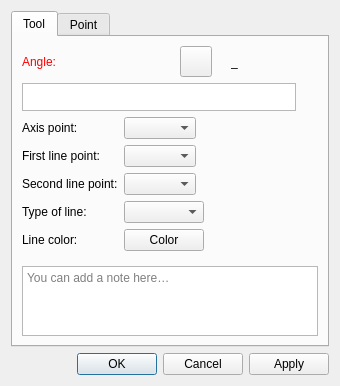
<?xml version="1.0" encoding="UTF-8"?>
<ui version="4.0">
 <class>DialogLineIntersectAxis</class>
 <widget class="QDialog" name="DialogLineIntersectAxis">
  <property name="geometry">
   <rect>
    <x>0</x>
    <y>0</y>
    <width>340</width>
    <height>363</height>
   </rect>
  </property>
  <property name="windowTitle">
   <string>Point intersect line and axis</string>
  </property>
  <property name="windowIcon">
   <iconset resource="../../../vmisc/share/resources/icon.qrc">
    <normaloff>:/icon/64x64/icon64x64.png</normaloff>:/icon/64x64/icon64x64.png</iconset>
  </property>
  <layout class="QVBoxLayout" name="verticalLayout_2">
   <item>
    <widget class="QTabWidget" name="tabWidget">
     <property name="currentIndex">
      <number>0</number>
     </property>
     <widget class="QWidget" name="tab">
      <attribute name="title">
       <string>Tool</string>
      </attribute>
      <layout class="QVBoxLayout" name="verticalLayout">
       <item>
        <layout class="QHBoxLayout" name="horizontalLayout_9">
         <item alignment="Qt::AlignLeft">
          <widget class="QLabel" name="labelEditFormula">
           <property name="sizePolicy">
            <sizepolicy hsizetype="Fixed" vsizetype="Preferred">
             <horstretch>0</horstretch>
             <verstretch>0</verstretch>
            </sizepolicy>
           </property>
           <property name="palette">
            <palette>
             <active>
              <colorrole role="WindowText">
               <brush brushstyle="SolidPattern">
                <color alpha="255">
                 <red>255</red>
                 <green>0</green>
                 <blue>0</blue>
                </color>
               </brush>
              </colorrole>
             </active>
             <inactive>
              <colorrole role="WindowText">
               <brush brushstyle="SolidPattern">
                <color alpha="255">
                 <red>255</red>
                 <green>0</green>
                 <blue>0</blue>
                </color>
               </brush>
              </colorrole>
             </inactive>
             <disabled>
              <colorrole role="WindowText">
               <brush brushstyle="SolidPattern">
                <color alpha="255">
                 <red>159</red>
                 <green>158</green>
                 <blue>158</blue>
                </color>
               </brush>
              </colorrole>
             </disabled>
            </palette>
           </property>
           <property name="text">
            <string>Angle:</string>
           </property>
          </widget>
         </item>
         <item>
          <spacer name="horizontalSpacer_2">
           <property name="orientation">
            <enum>Qt::Horizontal</enum>
           </property>
           <property name="sizeHint" stdset="0">
            <size>
             <width>40</width>
             <height>20</height>
            </size>
           </property>
          </spacer>
         </item>
         <item alignment="Qt::AlignRight">
          <widget class="QToolButton" name="toolButtonExprAngle">
           <property name="toolTip">
            <string>Formula wizard</string>
           </property>
           <property name="text">
            <string notr="true"/>
           </property>
           <property name="icon">
            <iconset resource="../../../vmisc/share/resources/icon.qrc">
             <normaloff>:/icon/light/24x24/fx.png</normaloff>:/icon/light/24x24/fx.png</iconset>
           </property>
           <property name="iconSize">
            <size>
             <width>24</width>
             <height>24</height>
            </size>
           </property>
          </widget>
         </item>
         <item alignment="Qt::AlignRight">
          <widget class="QLabel" name="label_3">
           <property name="text">
            <string/>
           </property>
           <property name="pixmap">
            <pixmap resource="../../../vmisc/share/resources/icon.qrc">:/icon/light/24x24/equal.png</pixmap>
           </property>
          </widget>
         </item>
         <item alignment="Qt::AlignRight">
          <widget class="QLabel" name="labelResultCalculation">
           <property name="sizePolicy">
            <sizepolicy hsizetype="Fixed" vsizetype="Preferred">
             <horstretch>0</horstretch>
             <verstretch>0</verstretch>
            </sizepolicy>
           </property>
           <property name="minimumSize">
            <size>
             <width>87</width>
             <height>0</height>
            </size>
           </property>
           <property name="toolTip">
            <string>Value</string>
           </property>
           <property name="text">
            <string notr="true">_</string>
           </property>
          </widget>
         </item>
        </layout>
       </item>
       <item>
        <layout class="QHBoxLayout" name="horizontalLayout_10">
         <item>
          <widget class="VPlainTextEdit" name="plainTextEditFormula">
           <property name="sizePolicy">
            <sizepolicy hsizetype="Expanding" vsizetype="Preferred">
             <horstretch>0</horstretch>
             <verstretch>0</verstretch>
            </sizepolicy>
           </property>
           <property name="maximumSize">
            <size>
             <width>16777215</width>
             <height>28</height>
            </size>
           </property>
           <property name="baseSize">
            <size>
             <width>4</width>
             <height>0</height>
            </size>
           </property>
           <property name="toolTip">
            <string>Calculation</string>
           </property>
           <property name="tabChangesFocus">
            <bool>true</bool>
           </property>
           <property name="lineWrapMode">
            <enum>QPlainTextEdit::NoWrap</enum>
           </property>
          </widget>
         </item>
         <item>
          <widget class="QPushButton" name="pushButtonGrowLengthAngle">
           <property name="maximumSize">
            <size>
             <width>16</width>
             <height>16</height>
            </size>
           </property>
           <property name="toolTip">
            <string>&lt;html&gt;&lt;head/&gt;&lt;body&gt;&lt;p&gt;Show full calculation in message box&lt;/p&gt;&lt;/body&gt;&lt;/html&gt;</string>
           </property>
           <property name="text">
            <string notr="true"/>
           </property>
           <property name="icon">
            <iconset theme="go-down"/>
           </property>
           <property name="iconSize">
            <size>
             <width>16</width>
             <height>16</height>
            </size>
           </property>
           <property name="flat">
            <bool>true</bool>
           </property>
          </widget>
         </item>
        </layout>
       </item>
       <item>
        <layout class="QFormLayout" name="formLayout">
         <property name="fieldGrowthPolicy">
          <enum>QFormLayout::ExpandingFieldsGrow</enum>
         </property>
         <item row="0" column="0">
          <widget class="QLabel" name="labelAxisPoint">
<property name="visible">
           <bool>false</bool>
           </property>
           <property name="sizePolicy">
            <sizepolicy hsizetype="Preferred" vsizetype="Preferred">
             <horstretch>0</horstretch>
             <verstretch>0</verstretch>
            </sizepolicy>
           </property>
           <property name="text">
            <string>Axis point:</string>
           </property>
          </widget>
         </item>
         <item row="0" column="1">
          <widget class="QComboBox" name="comboBoxAxisPoint">
<property name="visible">
           <bool>false</bool>
           </property>
           <property name="toolTip">
            <string>Axis Point</string>
           </property>
          </widget>
         </item>
         <item row="1" column="0">
          <widget class="QLabel" name="labelFirstLinePoint">
<property name="visible">
           <bool>false</bool>
           </property>
           <property name="sizePolicy">
            <sizepolicy hsizetype="Preferred" vsizetype="Preferred">
             <horstretch>0</horstretch>
             <verstretch>0</verstretch>
            </sizepolicy>
           </property>
           <property name="text">
            <string>First line point:</string>
           </property>
          </widget>
         </item>
         <item row="1" column="1">
          <widget class="QComboBox" name="comboBoxFirstLinePoint">
<property name="visible">
           <bool>false</bool>
           </property>
           <property name="toolTip">
            <string>First point of line</string>
           </property>
          </widget>
         </item>
         <item row="2" column="0">
          <widget class="QLabel" name="labelSecondLinePoint">
<property name="visible">
           <bool>false</bool>
           </property>
           <property name="sizePolicy">
            <sizepolicy hsizetype="Preferred" vsizetype="Preferred">
             <horstretch>0</horstretch>
             <verstretch>0</verstretch>
            </sizepolicy>
           </property>
           <property name="text">
            <string>Second line point:</string>
           </property>
          </widget>
         </item>
         <item row="2" column="1">
          <widget class="QComboBox" name="comboBoxSecondLinePoint">
<property name="visible">
           <bool>false</bool>
           </property>
           <property name="toolTip">
            <string>Second point of line</string>
           </property>
          </widget>
         </item>
         <item row="3" column="0">
          <widget class="QLabel" name="label_7">
           <property name="text">
            <string>Type of line:</string>
           </property>
          </widget>
         </item>
         <item row="3" column="1">
          <widget class="QComboBox" name="comboBoxLineType">
           <property name="minimumSize">
            <size>
             <width>80</width>
             <height>0</height>
            </size>
           </property>
           <property name="maximumSize">
            <size>
             <width>110</width>
             <height>16777215</height>
            </size>
           </property>
           <property name="toolTip">
            <string>Show line from first point to this point</string>
           </property>
           <property name="iconSize">
            <size>
             <width>80</width>
             <height>14</height>
            </size>
           </property>
          </widget>
         </item>
         <item row="4" column="0">
          <widget class="QLabel" name="label">
           <property name="text">
            <string>Line color:</string>
           </property>
          </widget>
         </item>
         <item row="4" column="1">
          <widget class="VPE::QtColorPicker" name="pushButtonLineColor">
           <property name="text">
            <string notr="true">Color</string>
           </property>
          </widget>
         </item>
        </layout>
       </item>
       <item>
        <spacer name="verticalSpacer">
         <property name="orientation">
          <enum>Qt::Vertical</enum>
         </property>
         <property name="sizeHint" stdset="0">
          <size>
           <width>20</width>
           <height>40</height>
          </size>
         </property>
        </spacer>
       </item>
       <item>
        <layout class="QHBoxLayout" name="notesSeparatorLayout">
         <property name="leftMargin"><number>33</number></property>
         <property name="rightMargin"><number>33</number></property>
         <item>
          <widget class="QFrame" name="notesSeparator">
           <property name="minimumSize"><size><width>0</width><height>1</height></size></property>
           <property name="maximumSize"><size><width>16777215</width><height>1</height></size></property>
          </widget>
         </item>
        </layout>
       </item>
       <item>
        <widget class="QPlainTextEdit" name="plainTextEditToolNotes">
         <property name="placeholderText"><string>You can add a note here…</string></property>
         <property name="maximumSize"><size><width>16777215</width><height>100</height></size></property>
        </widget>
       </item>
      </layout>
     </widget>
     <widget class="QWidget" name="tab_2">
      <attribute name="title">
       <string>Point</string>
      </attribute>
      <layout class="QFormLayout" name="formLayoutPoint">
       <property name="fieldGrowthPolicy">
        <enum>QFormLayout::ExpandingFieldsGrow</enum>
       </property>
       <item row="0" column="0">
        <widget class="QLabel" name="labelEditNamePoint">
         <property name="sizePolicy">
          <sizepolicy hsizetype="Preferred" vsizetype="Preferred">
           <horstretch>0</horstretch>
           <verstretch>0</verstretch>
          </sizepolicy>
         </property>
         <property name="text">
          <string>Point name:</string>
         </property>
        </widget>
       </item>
       <item row="0" column="1">
        <widget class="QLineEdit" name="lineEditNamePoint">
         <property name="sizePolicy">
          <sizepolicy hsizetype="Expanding" vsizetype="Fixed">
           <horstretch>0</horstretch>
           <verstretch>0</verstretch>
          </sizepolicy>
         </property>
         <property name="toolTip">
          <string>Unique label</string>
         </property>
         <property name="placeholderText">
          <string>Choose unique label.</string>
         </property>
        </widget>
       </item>
      </layout>
     </widget>
    </widget>
   </item>
   <item>
    <widget class="QDialogButtonBox" name="buttonBox">
     <property name="orientation">
      <enum>Qt::Horizontal</enum>
     </property>
     <property name="standardButtons">
      <set>QDialogButtonBox::Apply|QDialogButtonBox::Cancel|QDialogButtonBox::Ok</set>
     </property>
    </widget>
   </item>
  </layout>
 </widget>
 <customwidgets>
  <customwidget>
   <class>VPE::QtColorPicker</class>
   <extends>QPushButton</extends>
   <header>../vpropertyexplorer/qtcolorpicker.h</header>
  </customwidget>
  <customwidget>
   <class>VPlainTextEdit</class>
   <extends>QPlainTextEdit</extends>
   <header>../vwidgets/vplaintextedit.h</header>
  </customwidget>
 </customwidgets>
 <tabstops>
  <tabstop>plainTextEditFormula</tabstop>
  <tabstop>pushButtonGrowLengthAngle</tabstop>
  <tabstop>comboBoxAxisPoint</tabstop>
  <tabstop>comboBoxFirstLinePoint</tabstop>
  <tabstop>comboBoxSecondLinePoint</tabstop>
  <tabstop>lineEditNamePoint</tabstop>
  <tabstop>comboBoxLineType</tabstop>
  <tabstop>buttonBox</tabstop>
 </tabstops>
 <resources>
  <include location="../../../vmisc/share/resources/icon.qrc"/>
 </resources>
 <connections>
  <connection>
   <sender>buttonBox</sender>
   <signal>accepted()</signal>
   <receiver>DialogLineIntersectAxis</receiver>
   <slot>accept()</slot>
   <hints>
    <hint type="sourcelabel">
     <x>248</x>
     <y>254</y>
    </hint>
    <hint type="destinationlabel">
     <x>157</x>
     <y>274</y>
    </hint>
   </hints>
  </connection>
  <connection>
   <sender>buttonBox</sender>
   <signal>rejected()</signal>
   <receiver>DialogLineIntersectAxis</receiver>
   <slot>reject()</slot>
   <hints>
    <hint type="sourcelabel">
     <x>316</x>
     <y>260</y>
    </hint>
    <hint type="destinationlabel">
     <x>286</x>
     <y>274</y>
    </hint>
   </hints>
  </connection>
 </connections>
</ui>
